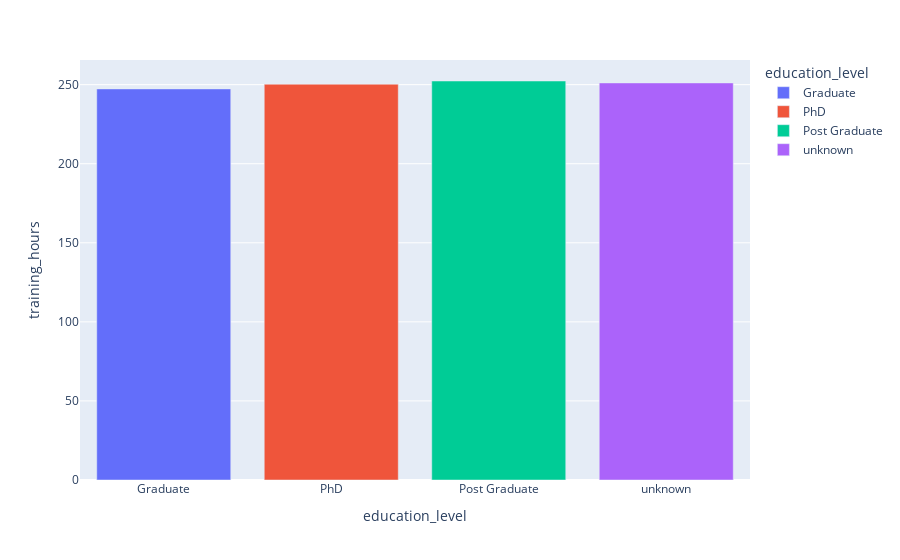

This figure's notebook cell:
### Code cell
fig = px.bar(
    education_level,
    x='education_level',
    y='training_hours',
    color='education_level'
)
fig.show()

### Figure 1 — Plotly figure (JSON) as saved in the notebook; plotly's stock layout.template omitted (floating-point values rounded to 4 significant figures)
{"data": [{"hovertemplate": "education_level=%{x}<br>training_hours=%{y}<extra></extra>", "legendgroup": "Graduate", "marker": {"color": "#636efa", "pattern": {"shape": ""}}, "name": "Graduate", "orientation": "v", "showlegend": true, "textposition": "auto", "type": "bar", "x": ["Graduate"], "xaxis": "x", "y": [247.3], "yaxis": "y"}, {"hovertemplate": "education_level=%{x}<br>training_hours=%{y}<extra></extra>", "legendgroup": "PhD", "marker": {"color": "#EF553B", "pattern": {"shape": ""}}, "name": "PhD", "orientation": "v", "showlegend": true, "textposition": "auto", "type": "bar", "x": ["PhD"], "xaxis": "x", "y": [250.3], "yaxis": "y"}, {"hovertemplate": "education_level=%{x}<br>training_hours=%{y}<extra></extra>", "legendgroup": "Post Graduate", "marker": {"color": "#00cc96", "pattern": {"shape": ""}}, "name": "Post Graduate", "orientation": "v", "showlegend": true, "textposition": "auto", "type": "bar", "x": ["Post Graduate"], "xaxis": "x", "y": [252.3], "yaxis": "y"}, {"hovertemplate": "education_level=%{x}<br>training_hours=%{y}<extra></extra>", "legendgroup": "unknown", "marker": {"color": "#ab63fa", "pattern": {"shape": ""}}, "name": "unknown", "orientation": "v", "showlegend": true, "textposition": "auto", "type": "bar", "x": ["unknown"], "xaxis": "x", "y": [251.1], "yaxis": "y"}], "layout": {"barmode": "relative", "legend": {"title": {"text": "education_level"}, "tracegroupgap": 0}, "margin": {"t": 60}, "xaxis": {"anchor": "y", "categoryarray": ["Graduate", "PhD", "Post Graduate", "unknown"], "categoryorder": "array", "domain": [0, 1], "title": {"text": "education_level"}}, "yaxis": {"anchor": "x", "domain": [0, 1], "title": {"text": "training_hours"}}}}
